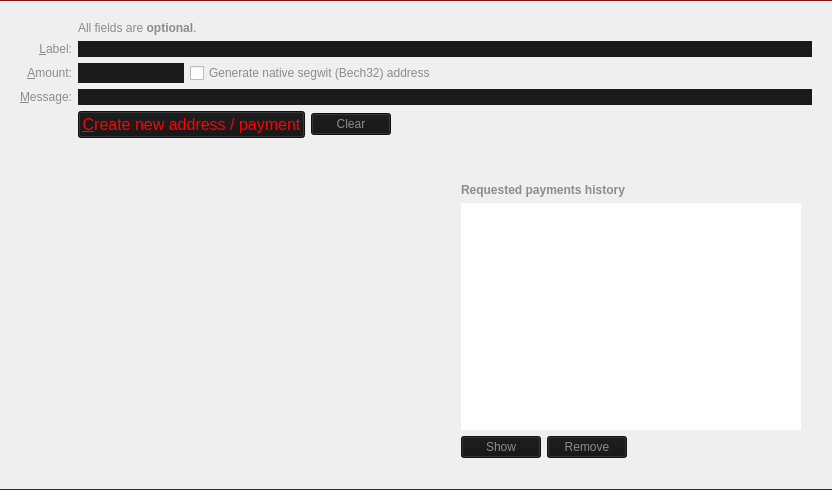
<?xml version="1.0" encoding="UTF-8"?>
<ui version="4.0">
 <class>ReceiveCoinsDialog</class>
 <widget class="QLabel" name="ReceiveCoinsDialog">
  <property name="geometry">
   <rect>
    <x>0</x>
    <y>0</y>
    <width>832</width>
    <height>490</height>
   </rect>
  </property>
  <property name="autoFillBackground">
   <bool>false</bool>
  </property>
  <property name="styleSheet">
   <string notr="true">QLineEdit { border:0; }
QFrame { border:0; }
QLabel {border-bottom: 1.4px solid #414141; border-top: 1.4px solid #0A0A0A; border-bottom-color: qlineargradient(x1:0, y1:0, x2:0, y2:0.8, stop: 0 rgba(255,0,0,0.9), stop: 1 rgba(10,10,10,1.0)); border-top-color: qlineargradient(x1:0, y1:1, x2:0, y2:0, stop: 0 rgba(255,0,0,0.9), stop: 1 rgba(10,10,10,1.0)); }


</string>
  </property>
  <property name="pixmap">
   <pixmap resource="../bitcoin.qrc">:/icons/sendcoin_background</pixmap>
  </property>
  <property name="scaledContents">
   <bool>true</bool>
  </property>
  <property name="wordWrap">
   <bool>false</bool>
  </property>
  <layout class="QVBoxLayout" name="verticalLayout" stretch="0,0,1">
   <item>
    <widget class="QFrame" name="frame2">
     <property name="sizePolicy">
      <sizepolicy hsizetype="Preferred" vsizetype="Expanding">
       <horstretch>0</horstretch>
       <verstretch>0</verstretch>
      </sizepolicy>
     </property>
     <property name="styleSheet">
      <string notr="true">QFrame { border:0; }</string>
     </property>
     <property name="frameShape">
      <enum>QFrame::StyledPanel</enum>
     </property>
     <property name="frameShadow">
      <enum>QFrame::Sunken</enum>
     </property>
     <layout class="QVBoxLayout" name="verticalLayout_3">
      <item>
       <layout class="QGridLayout" name="gridLayout">
        <item row="5" column="0">
         <widget class="QLabel" name="label">
          <property name="toolTip">
           <string>An optional amount to request. Leave this empty or zero to not request a specific amount.</string>
          </property>
          <property name="styleSheet">
           <string notr="true">color: rgb(140, 140, 140);</string>
          </property>
          <property name="text">
           <string>&amp;Amount:</string>
          </property>
          <property name="alignment">
           <set>Qt::AlignRight|Qt::AlignTrailing|Qt::AlignVCenter</set>
          </property>
          <property name="buddy">
           <cstring>reqAmount</cstring>
          </property>
         </widget>
        </item>
        <item row="6" column="0">
         <widget class="QLabel" name="label_3">
          <property name="toolTip">
           <string>An optional message to attach to the payment request, which will be displayed when the request is opened. Note: The message will not be sent with the payment over Rebelcoin network.</string>
          </property>
          <property name="styleSheet">
           <string notr="true">color: rgb(140, 140, 140);</string>
          </property>
          <property name="text">
           <string>&amp;Message:</string>
          </property>
          <property name="alignment">
           <set>Qt::AlignRight|Qt::AlignTrailing|Qt::AlignVCenter</set>
          </property>
          <property name="buddy">
           <cstring>reqMessage</cstring>
          </property>
         </widget>
        </item>
        <item row="4" column="2">
         <widget class="QLineEdit" name="reqLabel">
          <property name="toolTip">
           <string>An optional label to associate with the new receiving address.</string>
          </property>
          <property name="styleSheet">
           <string notr="true">color: rgb(170, 170, 170);
background-color: rgb(26, 26, 26);

</string>
          </property>
         </widget>
        </item>
        <item row="2" column="2">
         <widget class="QLabel" name="label_5">
          <property name="styleSheet">
           <string notr="true">color: rgb(140, 140, 140);</string>
          </property>
          <property name="text">
           <string>&lt;html&gt;&lt;head/&gt;&lt;body&gt;&lt;p&gt;All fields are &lt;span style=&quot; font-weight:600;&quot;&gt;optional&lt;/span&gt;.&lt;/p&gt;&lt;/body&gt;&lt;/html&gt;</string>
          </property>
         </widget>
        </item>
        <item row="4" column="0">
         <widget class="QLabel" name="label_2">
          <property name="toolTip">
           <string>An optional label to associate with the new receiving address.</string>
          </property>
          <property name="styleSheet">
           <string notr="true">color: rgb(140, 140, 140);</string>
          </property>
          <property name="text">
           <string>&amp;Label:</string>
          </property>
          <property name="alignment">
           <set>Qt::AlignRight|Qt::AlignTrailing|Qt::AlignVCenter</set>
          </property>
          <property name="buddy">
           <cstring>reqLabel</cstring>
          </property>
         </widget>
        </item>
        <item row="6" column="2">
         <widget class="QLineEdit" name="reqMessage">
          <property name="toolTip">
           <string>An optional message to attach to the payment request, which will be displayed when the request is opened. Note: The message will not be sent with the payment over Rebelcoin network.</string>
          </property>
          <property name="styleSheet">
           <string notr="true">color: rgb(170, 170, 170);
background-color: rgb(26, 26, 26);</string>
          </property>
         </widget>
        </item>
        <item row="7" column="2">
         <layout class="QHBoxLayout" name="horizontalLayout">
          <item>
           <widget class="QPushButton" name="receiveButton">
            <property name="minimumSize">
             <size>
              <width>150</width>
              <height>0</height>
             </size>
            </property>
            <property name="font">
             <font>
              <pointsize>12</pointsize>
             </font>
            </property>
            <property name="styleSheet">
             <string notr="true">color: rgb(255, 0, 0);
background-color: rgb(20, 20, 20);</string>
            </property>
            <property name="text">
             <string>&amp;Create new address / payment</string>
            </property>
            <property name="icon">
             <iconset resource="../bitcoin.qrc">
              <normaloff>:/icons/receiving_addresses</normaloff>:/icons/receiving_addresses</iconset>
            </property>
           </widget>
          </item>
          <item>
           <widget class="QPushButton" name="clearButton">
            <property name="sizePolicy">
             <sizepolicy hsizetype="Minimum" vsizetype="Fixed">
              <horstretch>0</horstretch>
              <verstretch>0</verstretch>
             </sizepolicy>
            </property>
            <property name="toolTip">
             <string>Clear all fields of the form.</string>
            </property>
            <property name="styleSheet">
             <string notr="true">color: rgb(140, 140, 140);
background-color: rgb(20, 20, 20);</string>
            </property>
            <property name="text">
             <string>Clear</string>
            </property>
            <property name="icon">
             <iconset resource="../bitcoin.qrc">
              <normaloff>:/icons/remove</normaloff>:/icons/remove</iconset>
            </property>
            <property name="autoDefault">
             <bool>false</bool>
            </property>
           </widget>
          </item>
          <item>
           <spacer name="horizontalSpacer">
            <property name="orientation">
             <enum>Qt::Horizontal</enum>
            </property>
            <property name="sizeHint" stdset="0">
             <size>
              <width>40</width>
              <height>20</height>
             </size>
            </property>
           </spacer>
          </item>
         </layout>
        </item>
        <item row="7" column="0">
         <widget class="QLabel" name="label_7">
          <property name="text">
           <string/>
          </property>
         </widget>
        </item>
        <item row="5" column="2">
         <layout class="QHBoxLayout" name="horizontalLayout_6">
          <item>
           <widget class="BitcoinAmountField" name="reqAmount">
            <property name="sizePolicy">
             <sizepolicy hsizetype="Fixed" vsizetype="Fixed">
              <horstretch>0</horstretch>
              <verstretch>0</verstretch>
             </sizepolicy>
            </property>
            <property name="minimumSize">
             <size>
              <width>80</width>
              <height>0</height>
             </size>
            </property>
            <property name="maximumSize">
             <size>
              <width>1000</width>
              <height>100</height>
             </size>
            </property>
            <property name="toolTip">
             <string>An optional amount to request. Leave this empty or zero to not request a specific amount.</string>
            </property>
            <property name="styleSheet">
             <string notr="true">color: rgb(170, 170, 170);
background-color: rgb(26, 26, 26);</string>
            </property>
           </widget>
          </item>
          <item>
           <widget class="QCheckBox" name="useBech32">
            <property name="sizePolicy">
             <sizepolicy hsizetype="Fixed" vsizetype="Fixed">
              <horstretch>0</horstretch>
              <verstretch>0</verstretch>
             </sizepolicy>
            </property>
            <property name="maximumSize">
             <size>
              <width>1000</width>
              <height>16777215</height>
             </size>
            </property>
            <property name="focusPolicy">
             <enum>Qt::StrongFocus</enum>
            </property>
            <property name="toolTip">
             <string>Native segwit addresses (aka Bech32 or BIP-173) reduce your transaction fees later on and offer better protection against typos, but old wallets don't support them. When unchecked, an address compatible with older wallets will be created instead.</string>
            </property>
            <property name="styleSheet">
             <string notr="true">color: rgb(140, 140, 140);</string>
            </property>
            <property name="text">
             <string>Generate native segwit (Bech32) address</string>
            </property>
           </widget>
          </item>
          <item>
           <spacer name="horizontalSpacer_3">
            <property name="orientation">
             <enum>Qt::Horizontal</enum>
            </property>
            <property name="sizeHint" stdset="0">
             <size>
              <width>0</width>
              <height>0</height>
             </size>
            </property>
           </spacer>
          </item>
         </layout>
        </item>
       </layout>
      </item>
     </layout>
    </widget>
   </item>
   <item>
    <spacer name="verticalSpacer_2">
     <property name="orientation">
      <enum>Qt::Vertical</enum>
     </property>
     <property name="sizeHint" stdset="0">
      <size>
       <width>20</width>
       <height>10</height>
      </size>
     </property>
    </spacer>
   </item>
   <item>
    <widget class="QFrame" name="frame">
     <property name="enabled">
      <bool>true</bool>
     </property>
     <property name="sizePolicy">
      <sizepolicy hsizetype="Preferred" vsizetype="Expanding">
       <horstretch>0</horstretch>
       <verstretch>0</verstretch>
      </sizepolicy>
     </property>
     <property name="autoFillBackground">
      <bool>false</bool>
     </property>
     <property name="styleSheet">
      <string notr="true">color: rgb(170, 170, 170);
QFrame { border:0; }

</string>
     </property>
     <property name="frameShape">
      <enum>QFrame::StyledPanel</enum>
     </property>
     <property name="frameShadow">
      <enum>QFrame::Raised</enum>
     </property>
     <layout class="QVBoxLayout" name="verticalLayout_2">
      <property name="leftMargin">
       <number>450</number>
      </property>
      <property name="topMargin">
       <number>20</number>
      </property>
      <property name="rightMargin">
       <number>20</number>
      </property>
      <property name="bottomMargin">
       <number>20</number>
      </property>
      <item>
       <widget class="QLabel" name="label_6">
        <property name="font">
         <font>
          <weight>75</weight>
          <bold>true</bold>
         </font>
        </property>
        <property name="styleSheet">
         <string notr="true">color: rgb(140, 140, 140);
border:0;
</string>
        </property>
        <property name="text">
         <string>Requested payments history</string>
        </property>
       </widget>
      </item>
      <item>
       <widget class="QTableView" name="recentRequestsView">
        <property name="contextMenuPolicy">
         <enum>Qt::CustomContextMenu</enum>
        </property>
        <property name="styleSheet">
         <string notr="true">color: rgb(170, 170, 170);
background-image: url(:/icons/mrgrey);
border:0;
gridline-color: #252525;</string>
        </property>
        <property name="tabKeyNavigation">
         <bool>false</bool>
        </property>
        <property name="sortingEnabled">
         <bool>true</bool>
        </property>
       </widget>
      </item>
      <item>
       <layout class="QHBoxLayout" name="horizontalLayout_2">
        <item>
         <widget class="QPushButton" name="showRequestButton">
          <property name="enabled">
           <bool>false</bool>
          </property>
          <property name="toolTip">
           <string>Show the selected request (does the same as double clicking an entry)</string>
          </property>
          <property name="autoFillBackground">
           <bool>false</bool>
          </property>
          <property name="styleSheet">
           <string notr="true">color: rgb(140, 140, 140);
background-color: rgb(20, 20, 20);</string>
          </property>
          <property name="text">
           <string>Show</string>
          </property>
          <property name="icon">
           <iconset resource="../bitcoin.qrc">
            <normaloff>:/icons/edit</normaloff>:/icons/edit</iconset>
          </property>
          <property name="autoDefault">
           <bool>false</bool>
          </property>
          <property name="flat">
           <bool>false</bool>
          </property>
         </widget>
        </item>
        <item>
         <widget class="QPushButton" name="removeRequestButton">
          <property name="enabled">
           <bool>false</bool>
          </property>
          <property name="toolTip">
           <string>Remove the selected entries from the list</string>
          </property>
          <property name="styleSheet">
           <string notr="true">color: rgb(140, 140, 140);
background-color: rgb(20, 20, 20);</string>
          </property>
          <property name="text">
           <string>Remove</string>
          </property>
          <property name="icon">
           <iconset resource="../bitcoin.qrc">
            <normaloff>:/icons/remove</normaloff>:/icons/remove</iconset>
          </property>
          <property name="autoDefault">
           <bool>false</bool>
          </property>
         </widget>
        </item>
        <item>
         <spacer name="horizontalSpacer_2">
          <property name="orientation">
           <enum>Qt::Horizontal</enum>
          </property>
          <property name="sizeHint" stdset="0">
           <size>
            <width>40</width>
            <height>20</height>
           </size>
          </property>
         </spacer>
        </item>
       </layout>
      </item>
     </layout>
    </widget>
   </item>
  </layout>
  <zorder>frame</zorder>
  <zorder>frame2</zorder>
 </widget>
 <customwidgets>
  <customwidget>
   <class>BitcoinAmountField</class>
   <extends>QLineEdit</extends>
   <header>qt/bitcoinamountfield.h</header>
   <container>1</container>
  </customwidget>
 </customwidgets>
 <tabstops>
  <tabstop>reqLabel</tabstop>
  <tabstop>reqAmount</tabstop>
  <tabstop>useBech32</tabstop>
  <tabstop>reqMessage</tabstop>
  <tabstop>receiveButton</tabstop>
  <tabstop>clearButton</tabstop>
  <tabstop>recentRequestsView</tabstop>
  <tabstop>showRequestButton</tabstop>
  <tabstop>removeRequestButton</tabstop>
 </tabstops>
 <resources>
  <include location="../bitcoin.qrc"/>
 </resources>
 <connections/>
</ui>
